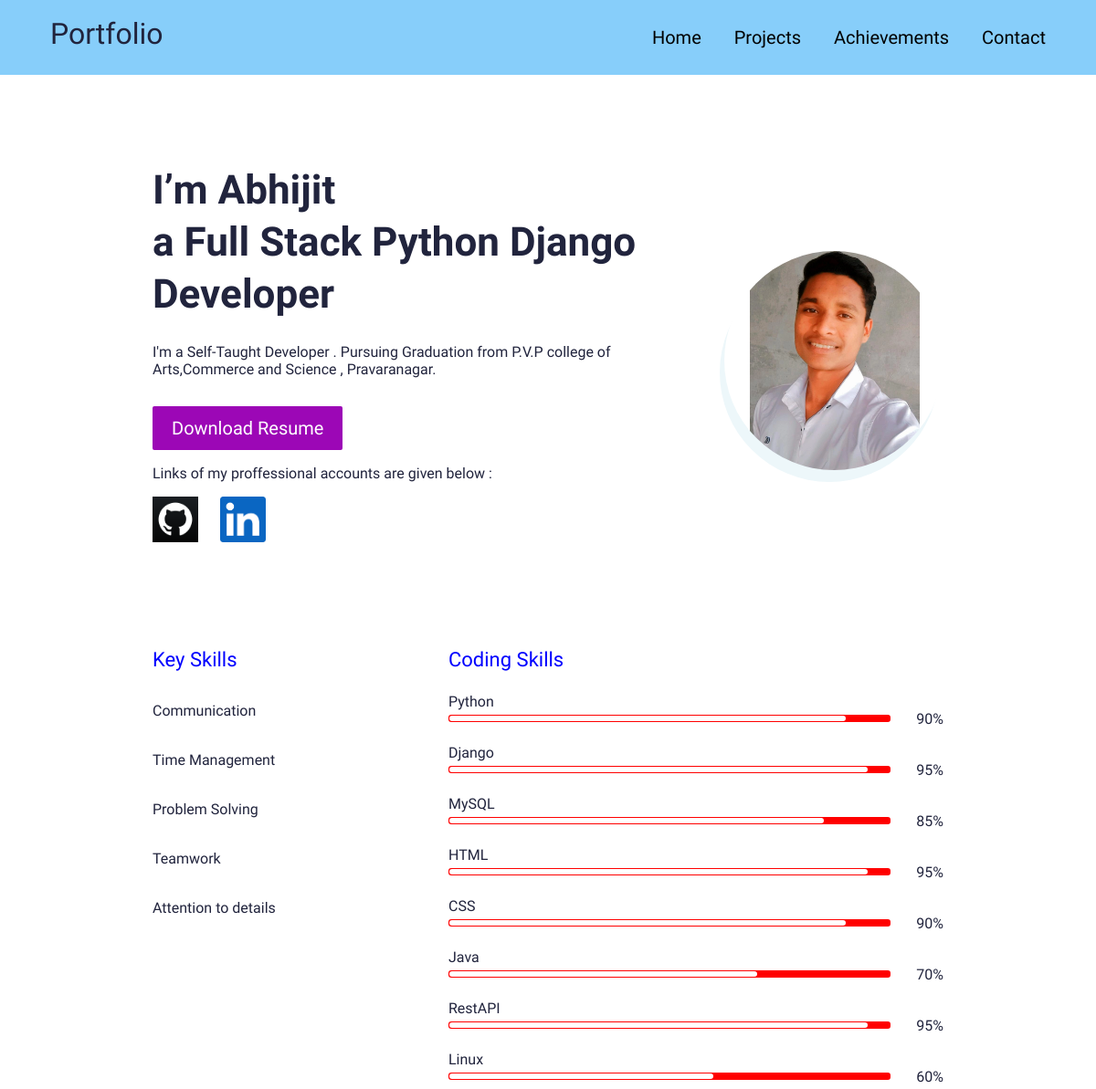
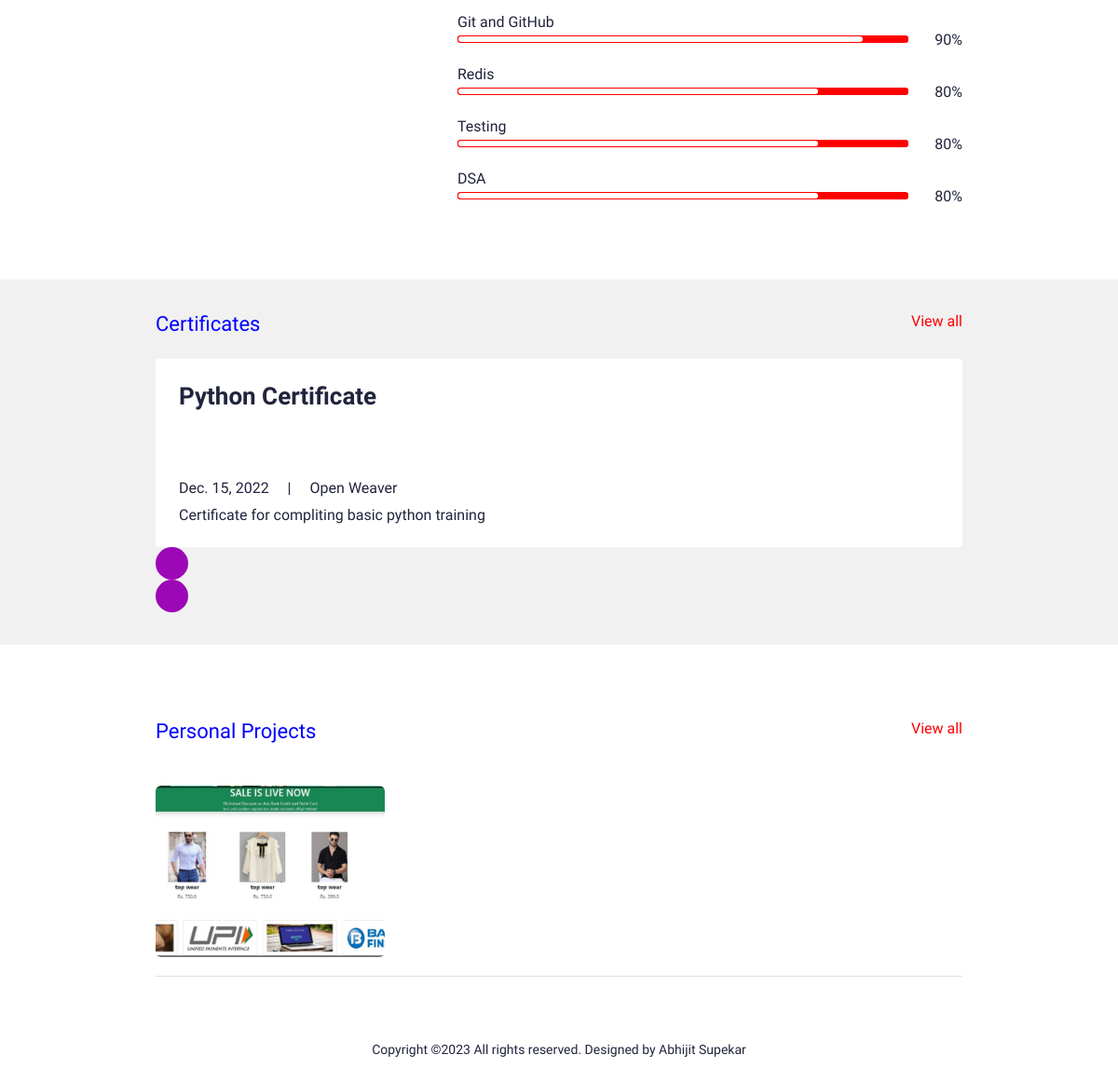
The page / on the database its author committed (2 pictures, top to bottom).
### app/models.py (models this page shows, shortened)
class UserProfile(models.Model):
    class Meta:
        verbose_name_plural = 'User Profiles'
        verbose_name = 'User Profile'
    user = models.OneToOneField(User, on_delete=models.CASCADE)
    avatar = models.ImageField(blank=True, null=True, upload_to="avatar")
    title = models.CharField(max_length=200, blank=True, null=True)
    bio = models.TextField(blank=True, null=True)
    skills = models.ManyToManyField(Skill, blank=True)
    cv = models.FileField(blank=True, null=True, upload_to="cv")

class Skill(models.Model):
    class Meta:
        verbose_name_plural = 'Skills'
        verbose_name = 'Skill'
    name = models.CharField(max_length=20, blank=True, null=True)
    score = models.IntegerField(default=80, blank=True, null=True)
    image = models.FileField(blank=True, null=True, upload_to="skills")
    is_key_skill = models.BooleanField(default=False)

class Certificate(models.Model):
    class Meta:
        verbose_name_plural = 'Certificates'
        verbose_name = 'Certificate'
    date = models.DateTimeField(blank=True, null=True)
    name = models.CharField(max_length=50, blank=True, null=True)
    title = models.CharField(max_length=200, blank=True, null=True)
    description = models.CharField(max_length=500, blank=True, null=True)
    is_active = models.BooleanField(default=True)

### app/views.py (the view)
# urls.py: path('',views.IndexView.as_view(),name='home'),
class IndexView(generic.TemplateView):
	template_name = "index.html"
	def get_context_data(self, **kwargs):
		context = super().get_context_data(**kwargs)
		testimonials = Testimonial.objects.filter(is_active=True)
		certificates = Certificate.objects.filter(is_active=True)
		blogs = Blog.objects.filter(is_active=True)
		portfolio = Portfolio.objects.filter(is_active=True)
		context["testimonials"] = testimonials
		context["certificates"] = certificates
		context["blogs"] = blogs
		context["portfolio"] = portfolio
		return context

### resume/context_processors.py (called while the page is built)
def project_context(request):
    context = {
        'me':User.objects.first()
    }
    return context

### app/templates/index.html (shortened to what this page needs)
{% extends 'base.html' %}
{% load static %}
{% block content %}
<section>
  <div class="bannerSection">
    <div class="container">
      <div class="row g-4 g-md-3  align-items-center">
        <div class="col-md-auto order-md-last">
          <div class="bannerUserImg">
            <img src="{{me.userprofile.avatar.url}}" alt="{{me.first_name|title}} {{me.last_name|title}} avatar">
          </div>
        </div>
        <div class="col-md">
          <div class="bannerContent">
            <h1 class="xlTitle pb-3"> I’m Abhijit <br> a {{me.userprofile.title}} </br></h1>
            <p>{{me.userprofile.bio}}</p>
            <div class="bannerBtnCol">
              <div class="row">
                <div class="col-auto">
                  <a download href="{{me.userprofile.cv.url}}" class="btn btnPrimary">Download Resume</a>
                </div>
              </div>
              <p>Links of my proffessional accounts are given below :</p>
                <p><div class="row">
                <div class="col-auto">
                  <div class="logoCol"><a href="https://github.com/supekarabhi"><img src="{% static 'images/logo.png' %}" width="50" height="50" alt="..."></a></div>
                  </div>
                <div class="col-auto">
                  <div class="logoCol"><a href="https://www.linkedin.com/in/abhijit-supekar-673b38265/"><img src="{% static 'images/logo1.png' %}" width="50" height="50" alt="..."></a></div>
                  </div>
            </div>
            </p>
          </div>
        </div>
      </div>
    </div>
  </div>
</section>
<section>
  <div class="sectionSpace pt-0">
    <div class="container">
      <div class="row">
        <div class="col-md-auto">
          <div class="keySkillCol">
            <h4 class="smTitle pb-3" style="padding-top: 20px;color:blue">Key Skills</h4>
            {% for sk in me.userprofile.skills.all %}
            {% if sk.is_key_skill %}
            <div class="keySkillCard">
              <span class="ksText">{{sk.name}}</span>
            </div>
            {% endif %}
            {% endfor %}
          </div>
        </div>
        <div class="col-md">
          <h4 class="smTitle pb-3" style="padding-top: 20px;color:blue">Coding Skills</h4>
          <div class="progressCol">
            <div class="progressCard">
              {% for sk in me.userprofile.skills.all %}
                {% if not sk.is_key_skill %}
                  <div class="progressCol">
                    <span class="progressLbl">{{sk.name}}</span>
                    <div class="row g-2 align-items-center">
                      <div class="col">
                        <div class="progress progressStyle">
                          <div class="progress-bar" role="progressbar" style="width: {{sk.score}}%;" aria-valuenow="{{sk.score}}" aria-valuemin="0" aria-valuemax="100"></div>
                        </div>
                      </div>
                      <div class="col-auto">
                        <span class="pLbl">{{sk.score}}%</span>
                      </div>
                    </div>
                  </div>
                {% endif %}
              {% endfor %}
            </div>
          </div>
        </div>
        </div>
      </div>
    </div>
</section>
<section>
  <div class="sectionSpaceSm lightBg">
    <div class="container">
      <div class="row pb-3">
        <div class="col">
          <h4 class="smText regular" style="color:blue">Certificates</h4>
        </div>
        <div class="col-auto">
          <a href="{% url 'app:blog' %}" class="simpleLink" style="color:red">View all</a>
        </div>
      </div>
      <div class="sliderOuter">
        <div class="swiper certificatesSlider">
          <div class="swiper-wrapper">
            {% for c in certificates %}
            {% if c.is_active %}
            <div class="swiper-slide">
              <div class="cardStyle1">
                <h4 class="mdTitle cs1Title">
                  <a href="javascript:void(0)">{{c.title}}</a>
                </h4>
                <ul class="cardOptionCol">
                  <li>{{c.date.date}}</li>
                  <li>{{c.name|title}}</li>
                </ul>
                <p>{{c.description}}</p>
              </div>
            </div>
            {% endif %}
            {% endfor %}
          </div>
        </div>
        <div class="cert-swiper-button-next swiper-button-next swiperBtnStyle"></div>
        <div class="cert-swiper-button-prev swiper-button-prev swiperBtnStyle"></div>
      </div>
    </div>
  </div>
</section>
<section>
  <div class="sectionSpace">
    <div class="container">
      <div class="portfolioCol">
        <div class="row pb-3">
          <div class="col">
            <h4 class="smText regular" style="color:blue">Personal Projects</h4>
          </div>
          <div class="col-auto">
            <a href="{% url 'app:portfolio' %}" class="simpleLink" style="color:red">View all</a>
          </div>
        </div>
        <div class="portfolioCard">
            <div class="row g-4 align-items-center">
                <div class="col-md-auto">
                    <div class="portfolioImgCol">
                                <img src="static/images/suprememart1.jpg" alt="..." >
                    </div>
                </div>
            </div>
        </div>
{% endblock %}

### app/static/css/style.css (style rules this page uses)
:root { --primaryColor: #9C07B6; --primaryDarkColor:#540b54; --primaryHoverColor: #480953; --secondaryColor: #F9B000; --baseColor: #21243D; --baseFont: 'Heebo', sans-serif; --titleFont: 'Courier Prime', monospace; --regular: 400; --medium: 500; --bold: 700; --black: 900; --lightBg: #F1F1F1; }
html { scroll-behavior: smooth; }
body { font-family: var(--baseFont); color: var(--baseColor); line-height: normal; }
ul { margin: 0; padding: 0; list-style-type: none; }
img { max-width: 100%; }
a { color: inherit; }
a, .btn { -webkit-transition: all 300ms ease-in-out 0s; -o-transition: all 300ms ease-in-out 0s; transition: all 300ms ease-in-out 0s; text-decoration: none; }
.lightBg { background-color: var(--lightBg); }
.btn { font-size: 20px; font-weight: var(--medium); padding: 8px 20px; border-radius: 2px; }
.btnPrimary { background-color: var(--primaryColor); color: var(--bs-white); }
.xlTitle { font-size: 44px; line-height: 1.3; font-weight: var(--bold); font-family: var(--titleFont) }
.mdTitle { font-size: 26px; line-height: normal; font-weight: var(--bold); font-family: var(--titleFont) }
.smTitle { font-size: 22px; line-height: normal; font-weight: var(--regular); font-family: var(--titleFont) }
.smText { font-size: 22px; }
.regular { font-weight: var(--regular); }
.bannerSection { padding: 180px 0 80px; }
.bannerUserImg { margin-left: 30px; width: 240px; height: 240px; border-radius: 50%; position: relative; }
.bannerUserImg img { width: 100%; height: 100%; -o-object-fit: cover; object-fit: cover; border-radius: 50%; position: relative; }
.bannerUserImg::before { content: ""; position: absolute; left: -5px; top: 13px; width: 100%; height: 100%; background-color: #EDF7FA; border-radius: 50%; }
.bannerBtnCol { padding-top: 15px; }
.sectionSpace { padding: 80px 0; }
.sectionSpaceSm { padding: 35px 0; }
.ksText { display: block; padding-top: 10px; }
.keySkillCard + .keySkillCard { padding-top: 25px; }
.keySkillCol { width: 300px; }
.pLbl { display: block; width: 50px; text-align: right; }
.progress.progressStyle { height: 8px; padding: 1px; background-color:red; border-radius: 3px; }
.progressStyle .progress-bar { background-color: #fff; border-radius: 3px; }
.progressCol + .progressCol { padding-top: 18px; }
.cardOptionCol > li { display: inline-block; vertical-align: middle; position: relative; }
.cardOptionCol > li + li { padding-left: 40px; }
.cardOptionCol > li + li::before { content: "|"; position: absolute; left: 16px; }
.cardOptionCol { padding: 5px 0 10px; }
.cardStyle1 { padding: 25px; background-color: var(--bs-white); border-radius: 4px; height: 100%; }
.cardStyle1 > p:last-child { margin-bottom: 0; }
.cs1Title { min-height: 90px; }
.sliderOuter { position: relative; }
.sliderOuter .swiper-button-next.swiperBtnStyle { right: -50px; }
.sliderOuter .swiper-button-prev.swiperBtnStyle { left: -50px; }
.sliderOuter .swiper-slide { height: auto; }
.portfolioImgCol img { border-radius: 6px; width: 246px; height: 184px; -o-object-fit: cover; object-fit: cover; }
.portfolioCard { padding: 20px 0; border-bottom: 1px solid #E0E0E0; }
.swiperBtnStyle { width: 35px; height: 35px; color: #fff; background-color: var(--primaryColor); border-radius: 50%; }
.swiper-button-next.swiperBtnStyle::after, .swiper-button-prev.swiperBtnStyle::after { font-size: 16px; }
.swiperBtnStyle.swiper-button-prev { left: 2px; }
.swiperBtnStyle.swiper-button-next { right: 2px; }
@media (min-width:992px) { .container, .container-lg, .container-md, .container-sm, .container-xl, .container-xxl { max-width: 890px; } }

### rows shown on the page
Skill: name "Communication"
Skill: name "Time Management"
Skill: name "Problem Solving"
Skill: name "Teamwork"
Skill: name "Attention to details"
Skill: name "Python", score "90"
Skill: name "Django", score "95"
Skill: name "MySQL", score "85"
Skill: name "HTML", score "95"
Skill: name "CSS", score "90"
Skill: name "Java", score "70"
Skill: name "RestAPI", score "95"
Skill: name "Linux", score "60"
Skill: name "Git and GitHub", score "90"
Skill: name "Redis", score "80"
Skill: name "Testing", score "80"
Skill: name "DSA", score "80"
Certificate: title "Python Certificate", date "Dec. 15, 2022", name "Open Weaver", description "Certificate for compliting basic python training"

### other values the page prints
{{ me.userprofile.title }} "Full Stack Python Django Developer"
{{ me.userprofile.bio }} "I'm a Self-Taught Developer . Pursuing Graduation from P.V.P college of Arts,Commerce and Science , Pravaranagar."
